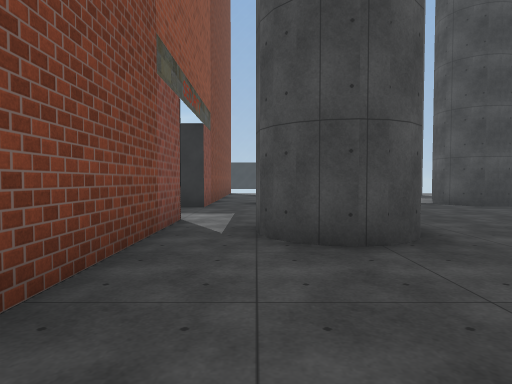
view 1 (above)

24 first-person views from a walk through a Unity game level. The camera is 1.3 m above the floor, tilts 2° down and sees 75° across. The floor is counted in squares, 2 m on a side. Each view is taken from the middle of a square. On the plan, view 1 faces up. The plan holds only what a view shows up to about 10 squares ahead; the rest is blank. The place goes on beyond the plan. The player character is not drawn. Some animated figures are left out. Some surface patterns are stand-ins.

view 2
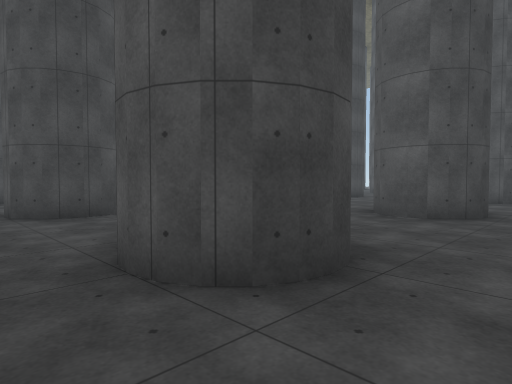

view 3
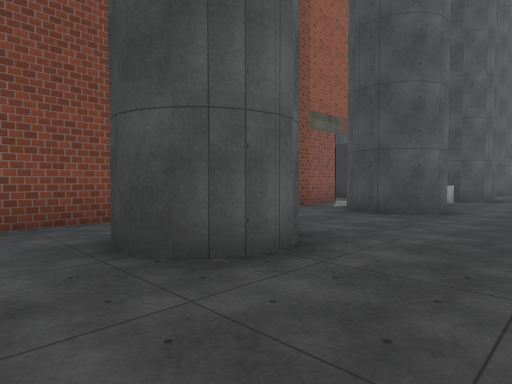

view 4
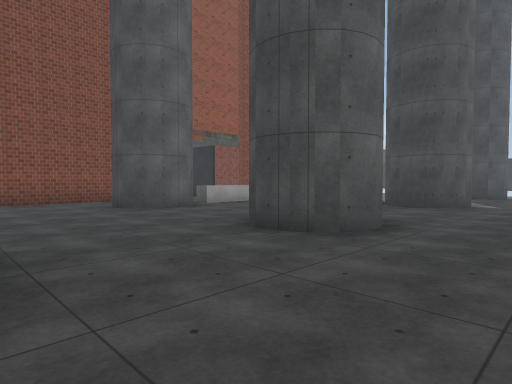

view 5
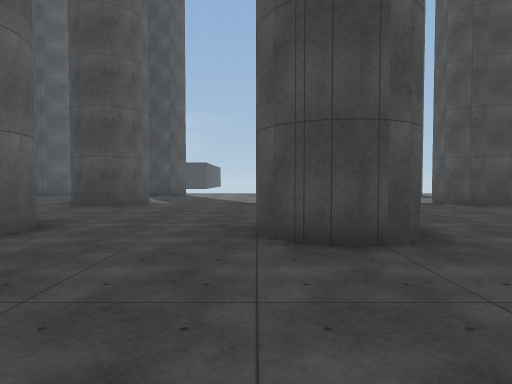

view 6
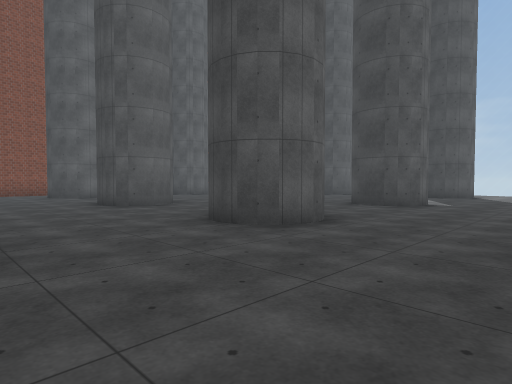

view 7
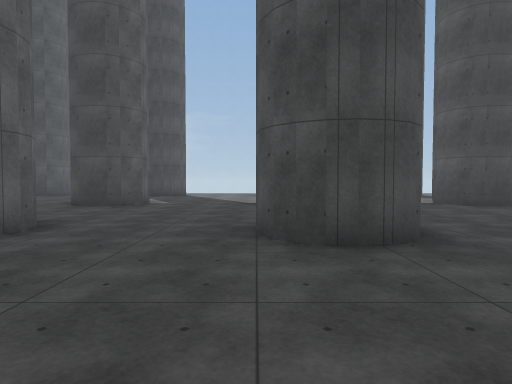

view 8
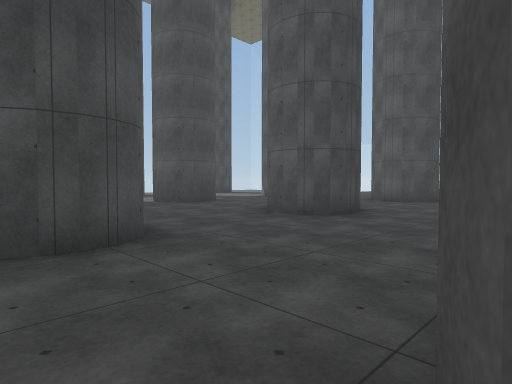

view 9
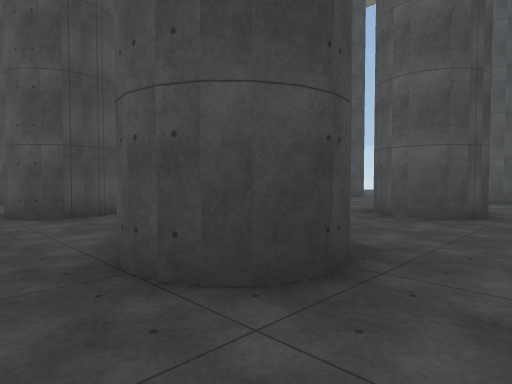

view 10
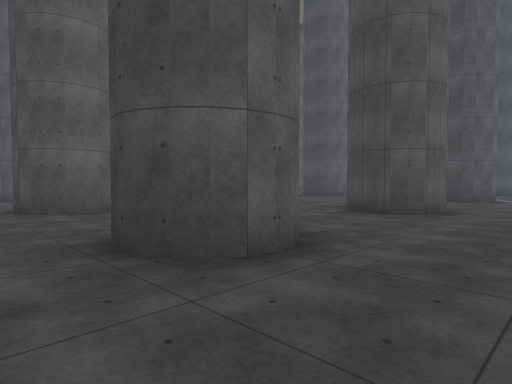

view 11
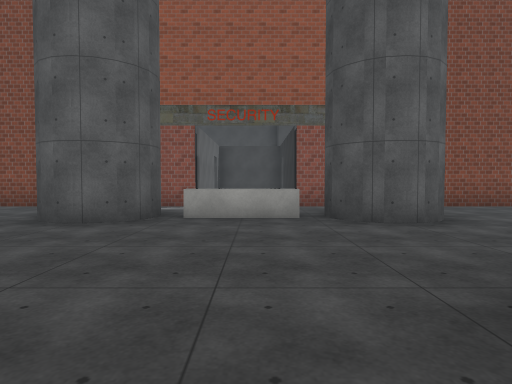

view 12
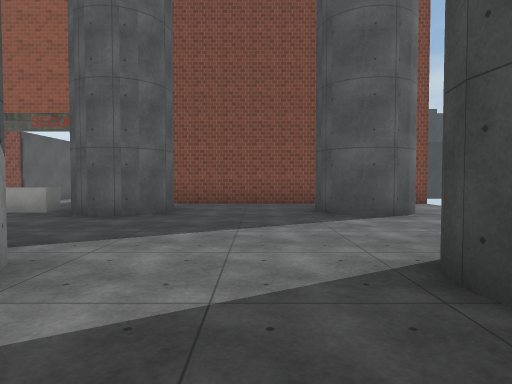

view 13
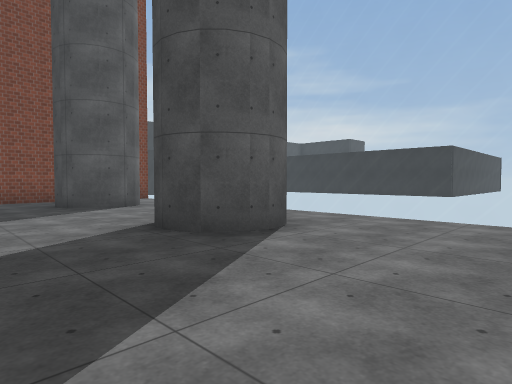

view 14
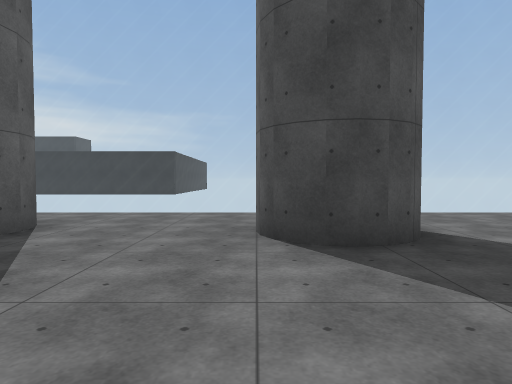

view 15
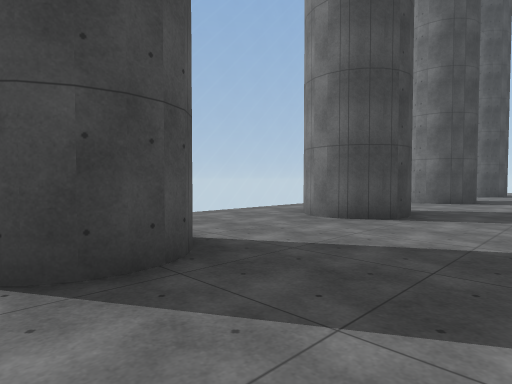

view 16
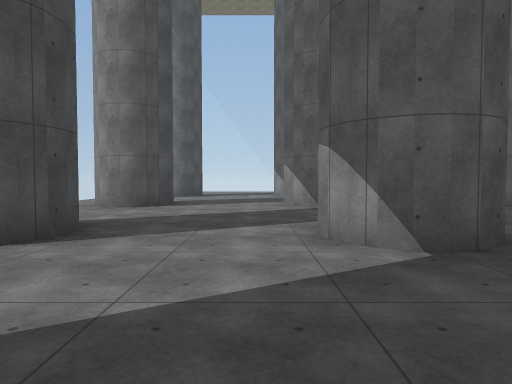

view 17
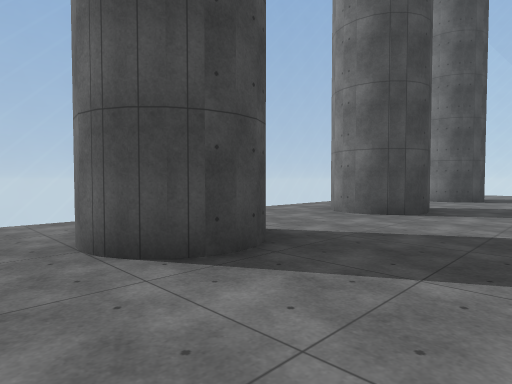

view 18
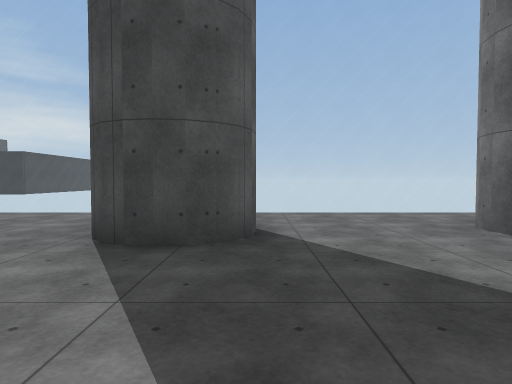

view 19
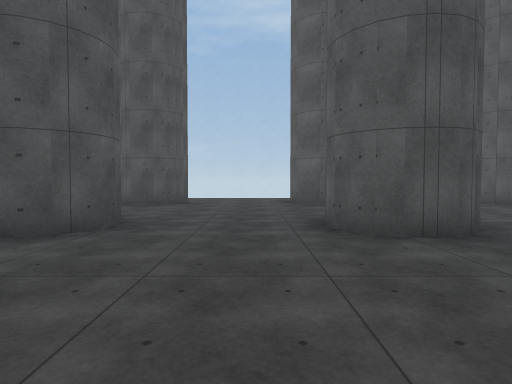

view 20
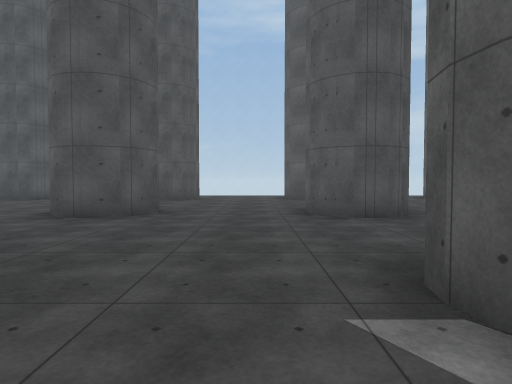

view 21
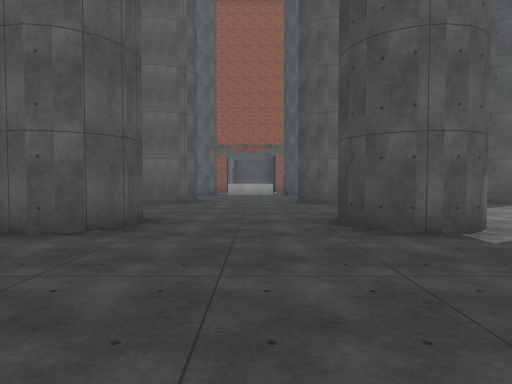

view 22
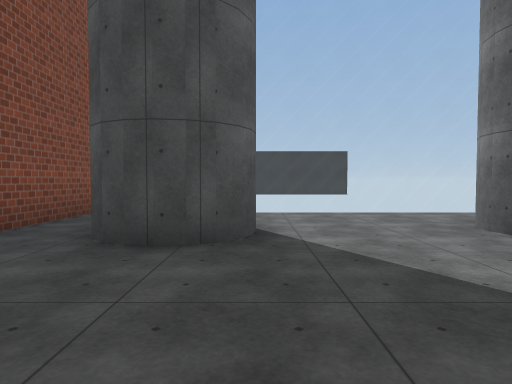

view 23
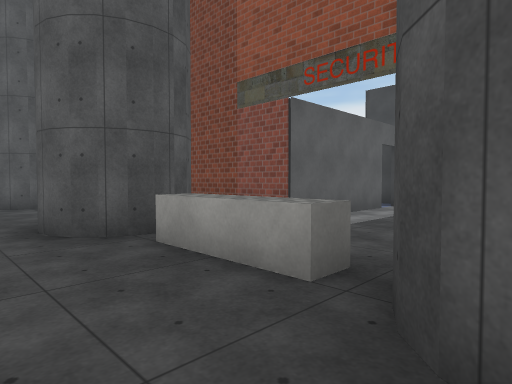

view 24
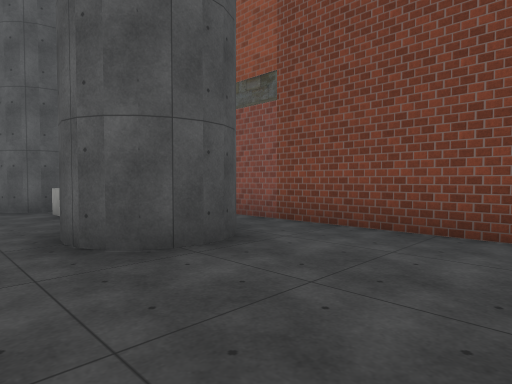

### Floor plan
Key: @ floor where view 1 was taken; # wall or solid block; x gap in a wall; . floor; = window, fence, low wall or low ledge; ^ raised ledge.
Columns run from 3 left of view 1 to 22 right of it. Each row starts with its distance up from view 1.
 17  #=  ========  ===========
 16  #............ ...........
 15  #..#....#.... ....#....#
 14  #..##...##...##...##...#
 13  #........................
 12  #........................
 11  #........................
 10  #..#....#....#....#....#
  9  #..##...##...##...##...#
  8 ##.......................
  7 ....^.....................
  6 ....^.....................
  5 ###.#....#....#....#....#.
  4   #x##...##...##...##...##
  3  ##.......................
  2  #........................
  1  #........................
  0  #.@#....#....#....#....#
 -1  #..##...##...##...##...#
 -2  #.......................
 -3   ......     .........

Positions as (right, up) in squares from view 1, and headings:
1: (0, 0), facing up
2: (-1, -3), facing up-right
3: (4, -3), facing up-left
4: (9, 0), facing up-left
5: (10, 0), facing up
6: (15, 0), facing up-left
7: (15, 0), facing up
8: (15, 0), facing up-right
9: (14, -3), facing up-right
10: (14, -3), facing up-left
11: (7, 7), facing left
12: (8, 12), facing left
13: (10, 11), facing up-left
14: (10, 10), facing up
15: (10, 11), facing up-right
16: (12, 11), facing right
17: (14, 11), facing up-right
18: (17, 10), facing up
19: (18, 9), facing down
20: (18, 11), facing down
21: (16, 7), facing left
22: (2, 10), facing up
23: (3, 9), facing down-left
24: (3, 13), facing down-left
